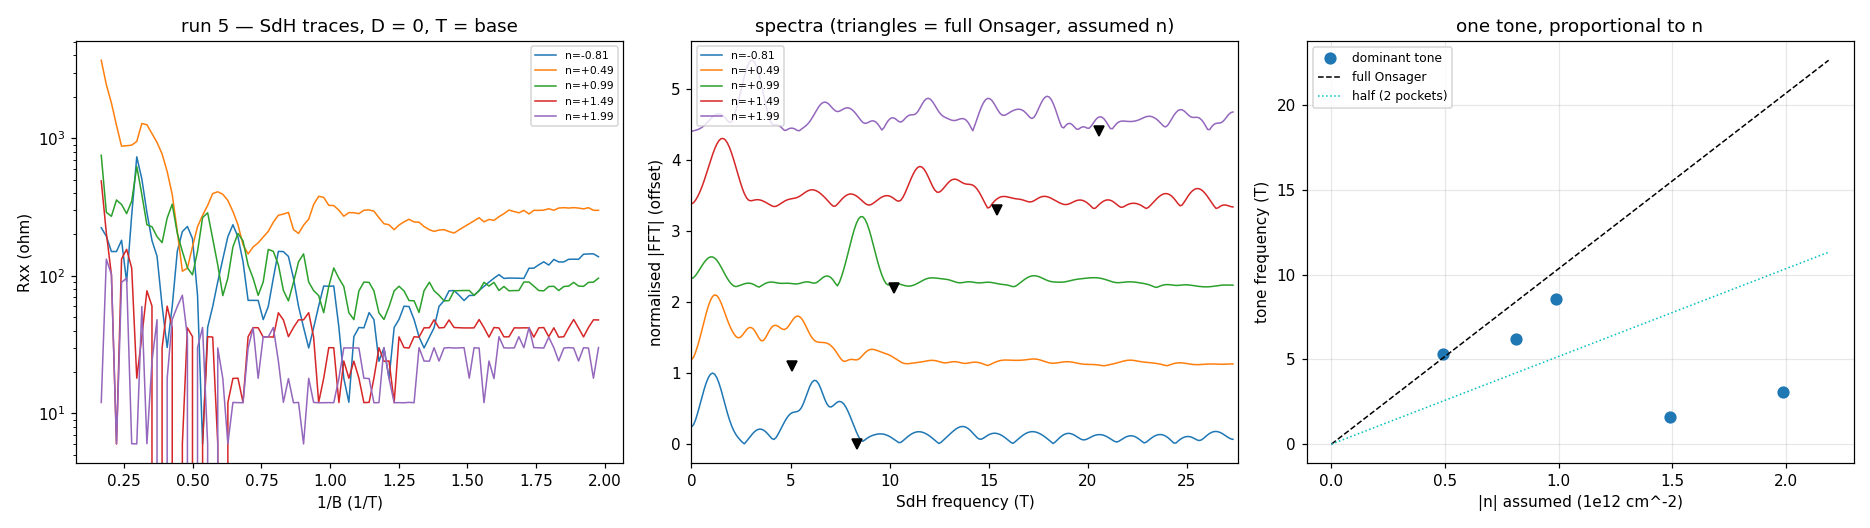

Python code for this plot:
"""Run 5 (sdh-downsweep): the definitive Fermi-pocket count.

100 field points 6 -> 0.5 T uniform in 1/B at 5 fixed densities on the D = 0 line.
Resolution 0.55 T, Nyquist 27.3 T — comfortably above every Onsager frequency in play,
unlike the fan (Nyquist 17.3 T, which aliased the top densities).

The test, stated so it needs no calibration: TWO Fermi pockets produce TWO SdH tones,
BOTH proportional to n, whose frequencies sum to the full Onsager value. ONE pocket
produces one tone carrying all of it. Counting tones that scale with n is independent
of the absolute density scale.
"""
from pathlib import Path

import numpy as np
import matplotlib
matplotlib.use("Agg")
import matplotlib.pyplot as plt
import scipy.constants as cst

from hera.analysis import (open_run, fan_grids, resistance_grids, sdh_fft,
                           sdh_onset, SdhOnsetError, GateCalibration, luttinger_frequency)

here = Path(__file__).resolve().parent.parent
r = open_run(here / "data" / "5")
fan = fan_grids(r)
rg = resistance_grids(fan)
Rxx = np.abs(rg.R["sr1"])
nB, nD = Rxx.shape
_bi = [i for i, c in enumerate(fan.cols) if c == "magnet_field"]
B = fan.data[:, _bi[-1]].reshape(nB, nD).mean(axis=1)     # MEASURED, not setpoint
Vtg = fan.grid("k_2400_tg_volt")[0]
RATIO = 1.2737
cal_g = GateCalibration.from_thicknesses(9.5e-9, 11e-9, 0.0)
cal_s = GateCalibration(c_tg=cal_g.c_tg, c_bg=cal_g.c_tg / RATIO)
n_ass = cal_s.density(Vtg, RATIO * Vtg)
print(f"run 5: {nB} field rows x {nD} densities | B {B.min():.3f}..{B.max():.3f} T "
      f"(measured; setpoint offset {np.mean(B - fan.slow)*1e3:+.1f} mT)")
print(f"densities (assumed scale): {np.round(n_ass*1e-16, 2)} e12 cm^-2")
print(f"Rxx {np.nanmin(Rxx):.1f} .. {np.nanmax(Rxx):.1f} ohm")

span = (1 / B).max() - (1 / B).min()
F_RES, F_NYQ = 1 / span, nB / (2 * span)
print(f"1/B span {span:.3f} /T -> resolution {F_RES:.2f} T, Nyquist {F_NYQ:.1f} T")

freqs, spec = sdh_fft(Rxx, B, bg_degree=5, log=True)
print(f"\n{'n_ass':>7} {'f_full':>8} | tones above 25% of the max, freq (T) x amplitude")
tab = []
for j in range(nD):
    fo = luttinger_frequency(abs(n_ass[j]))
    m = (freqs > 1.2) & (freqs < F_NYQ)
    fi, si = freqs[m], spec[j][m]
    si = si / si.max()
    loc = [k for k in range(1, len(si) - 1) if si[k] > si[k-1] and si[k] >= si[k+1]
           and si[k] > 0.25]
    loc.sort(key=lambda k: -si[k])
    keep = []
    for k in loc:
        if all(abs(fi[k] - fi[q]) > F_RES for q in keep):
            keep.append(k)
    keep = keep[:4]
    s_ = "  ".join(f"{fi[k]:5.2f}x{si[k]:.2f}" for k in keep)
    tab.append((n_ass[j] * 1e-16, fo, [fi[k] for k in keep], [si[k] for k in keep]))
    print(f"{n_ass[j]*1e-16:7.2f} {fo:8.1f} | {s_}")

# --- which tones scale linearly with n? --------------------------------------
print("\ndoes each tone scale with density? (a real pocket must)")
ns = np.array([t[0] for t in tab])
prim = np.array([t[2][0] if t[2] else np.nan for t in tab])
ok = np.isfinite(prim) & (np.abs(ns) > 0.3)
if ok.sum() >= 3:
    sl = np.sum(ns[ok] * prim[ok]) / np.sum(ns[ok] ** 2)
    rr = np.corrcoef(np.abs(ns[ok]), prim[ok])[0, 1]
    full_slope = cst.h / (4 * cst.e) * 1e16
    print(f"  dominant tone: slope {sl:.2f} T per e12 cm^-2, |r| = {abs(rr):.4f}")
    print(f"  full-Onsager slope would be {full_slope:.2f} T per e12 -> "
          f"ratio {abs(sl)/full_slope:.3f}  (= 1/alpha for a single 4-fold pocket)")
    print(f"  a TWO-pocket split would put the dominant tone well below this and add a "
          f"second tone at the complement")

# --- per-trace onset (independent of the FFT) --------------------------------
print("\nsdh_onset per density trace (independent tone finder):")
for j in range(nD):
    try:
        o = sdh_onset(Rxx[:, j], B, r_full_scale=1e-3 / 10e-9)
        tones = ", ".join(f"{t.freq:.2f} T (contrast {t.contrast:.2f}"
                          f"{', marginal' if t.marginal else ''}"
                          f"{', harmonic' if t.harmonic_of else ''})" for t in o.tones[:4])
        print(f"  n={n_ass[j]*1e-16:+.2f}: onset {o.onset_b:.2f} T | tones: {tones}")
    except SdhOnsetError as e:
        print(f"  n={n_ass[j]*1e-16:+.2f}: no trackable tone ({e})")
    except Exception as e:
        print(f"  n={n_ass[j]*1e-16:+.2f}: {e!r}")

fig, ax = plt.subplots(1, 3, figsize=(17, 4.8))
for j in range(nD):
    ax[0].plot(1 / B, Rxx[:, j], lw=1.0, label=f"n={n_ass[j]*1e-16:+.2f}")
ax[0].set_xlabel("1/B (1/T)"); ax[0].set_ylabel("Rxx (ohm)"); ax[0].set_yscale("log")
ax[0].set_title("run 5 — SdH traces, D = 0, T = base"); ax[0].legend(fontsize=7)

for j in range(nD):
    ax[1].plot(freqs, spec[j] / spec[j].max() + j * 1.1, lw=1.0,
               label=f"n={n_ass[j]*1e-16:+.2f}")
    fo = luttinger_frequency(abs(n_ass[j]))
    ax[1].plot([fo], [j * 1.1], "kv", ms=7)
ax[1].set_xlim(0, F_NYQ); ax[1].set_xlabel("SdH frequency (T)")
ax[1].set_ylabel("normalised |FFT| (offset)")
ax[1].set_title("spectra (triangles = full Onsager, assumed n)"); ax[1].legend(fontsize=7)

ax[2].plot(np.abs(ns), prim, "o", ms=7, label="dominant tone")
xx = np.linspace(0, np.abs(ns).max() * 1.1, 10)
ax[2].plot(xx, cst.h / (4 * cst.e) * 1e16 * xx, "k--", lw=1.0, label="full Onsager")
ax[2].plot(xx, cst.h / (4 * cst.e) * 1e16 * xx / 2, "c:", lw=1.0, label="half (2 pockets)")
ax[2].set_xlabel("|n| assumed (1e12 cm^-2)"); ax[2].set_ylabel("tone frequency (T)")
ax[2].set_title("one tone, proportional to n"); ax[2].legend(fontsize=8); ax[2].grid(alpha=0.3)
fig.tight_layout()
out = here / "hera_scratch" / "a8_downsweep.png"
fig.savefig(out, dpi=110)
print(f"\nwrote {out}")
